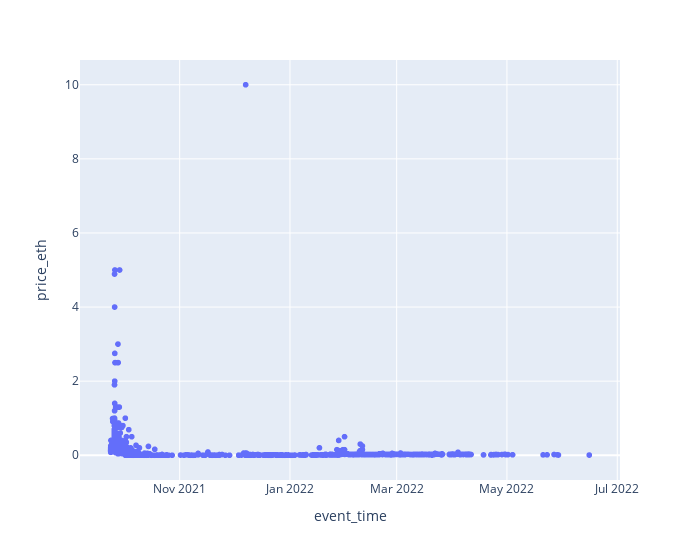

Notebook code for this chart:
### Code cell
import plotly.express as px
px.scatter(shortdf.iloc[:6800],x='event_time',y='price_eth',width=700)

### Figure 1 — Plotly figure (JSON) as saved in the notebook; plotly's stock layout.template omitted (floating-point values rounded to 4 significant figures; data arrays with more than 128 entries replaced by an {"elided": "..."} marker saying what was removed)
{"data": [{"hovertemplate": "event_time=%{x}<br>price_eth=%{y}<extra></extra>", "legendgroup": "", "marker": {"color": "#636efa", "symbol": "circle"}, "mode": "markers", "name": "", "showlegend": false, "type": "scattergl", "x": {"elided": "6313 str values"}, "xaxis": "x", "y": {"elided": "6313 float values"}, "yaxis": "y"}], "layout": {"legend": {"tracegroupgap": 0}, "margin": {"t": 60}, "width": 700, "xaxis": {"anchor": "y", "domain": [0, 1], "title": {"text": "event_time"}}, "yaxis": {"anchor": "x", "domain": [0, 1], "title": {"text": "price_eth"}}}}
